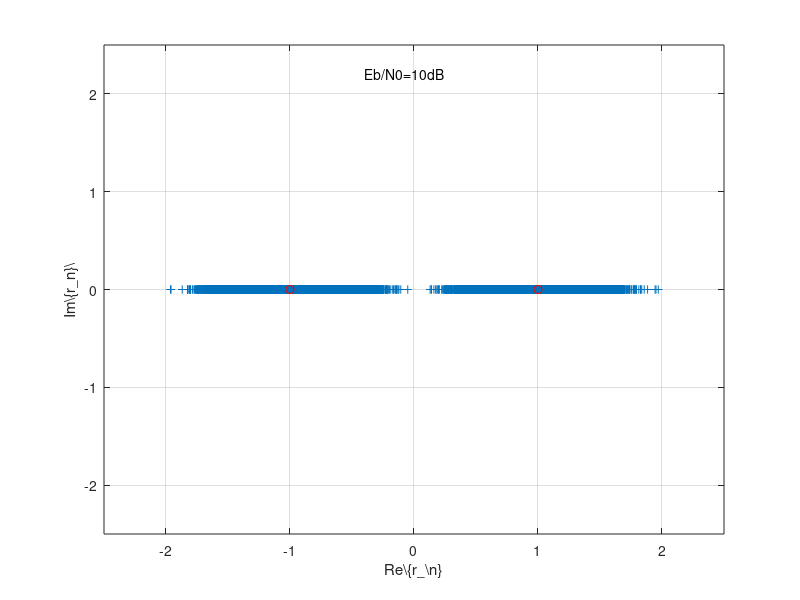

Source code (MATLAB):
% Constellation diagram for BPSK
clear all;close all;clc;
Ns = 1e5;% no. transmitted symbols
EbN0dB_sim = 10; %SNR (dB)
BPSK_sig_set = [-1 1]; %BPSK signal set
%%%%%%%%%%%%%%%%%%%%%%%%%%%%%%%%%%%%

EbN0_sim = 10^(EbN0dB_sim/10); %SNR for simulation
N0_sim = mean(BPSK_sig_set.^2)/EbN0_sim; % N0
b = round(rand(1, Ns)); % info bits
s = BPSK_sig_set(b+1); %transmitted signal points
w = sqrt(N0_sim/2)*randn(1, Ns); %AWGN
r = s + w; % received signal values
b2 = zeros(1, Ns); % received bits
one_ind = find(r > 0) % decision  of bit 1
b2(one_ind) = 1;
BER_sim = length(find(b ~= b2))/Ns % simulate BER

plot(r, zeros(1, Ns),'+'); hold on ; grid on;
plot(BPSK_sig_set, [0 0], 'ro');
xlabel('Re\{r_\n}')
ylabel('Im\{r_n}\')
axis([-2.5 2.5 -2.5 2.5]);
text(-0.4, 2.2, strcat('Eb/N0=', num2str(EbN0dB_sim),'dB'));